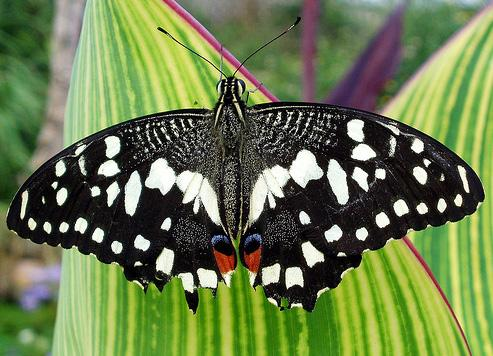
//> input picture imgdata/butterfly.jpg, 493 x 356 px
$ ./3-20_Gamma   (built with g++ and OpenCV 4)
//> lines starting //> are read from the running program, lines starting //| are printed output that depends on the picture
// C++ source file
/***********************************************
# Copyright (c) 2018, Wuhan
# All rights reserved.
#
# @Filename: 3-20_Gamma.cpp
# @Version：V1.0
# @Author: Frank Liu - frankliu624@gmail.com
# @Description: Gamma校正
# @Create Time: 2018-09-16 19:29:52
# @Last Modified: 2018-09-16 19:29:52
***********************************************/
#include <opencv2/core/core.hpp>
#include <opencv2/highgui/highgui.hpp>
#include <opencv2/imgproc/imgproc.hpp>

using namespace cv;

// Gamma变换函数实现
Mat gammaTransform(Mat& srcImg, float kFactor)
{
    // 建立查找表LUT
    unsigned char LUT[256];
    for(int i = 0; i < 256; ++i)
    {
        // Gamma变换表达式
        LUT[i] = saturate_cast<uchar>(pow((float)i/255.0, kFactor) * 255.0f);
    }
    Mat resultImg = srcImg.clone();
    // 输入通道为单通道时，直接进行变换
    if(srcImg.channels() == 1)
    {
        MatIterator_<uchar> iter = resultImg.begin<uchar>();
        MatIterator_<uchar> iterEnd = resultImg.end<uchar>();
        for(; iter != iterEnd; ++iter)
            *iter = LUT[*iter];
    } else {
        // 输入为3通道时，需对每个通道分别进行变换
        MatIterator_<Vec3b> iter = resultImg.begin<Vec3b>() ;
        MatIterator_<Vec3b> iterEnd = resultImg.end<Vec3b>();
        for(; iter != iterEnd; ++iter)
        {
            (*iter)[0] = LUT[(*iter)[0]];
            (*iter)[1] = LUT[(*iter)[1]];
            (*iter)[2] = LUT[(*iter)[2]];
        }
    }
    return resultImg;
}

int main()
{
    Mat srcImg = imread("../../imgdata/butterfly.jpg");
//> srcImg is the input picture: 356 rows x 493 cols, CV_8UC3; mean B, G, R 77.2, 123.6, 107
    if(!srcImg.data)
        return -1;
    // 初始化两种不同参数，对比分析效果
    float kFactor1 = 0.3, kFactor2 = 3.0;
    Mat result1 = gammaTransform(srcImg, kFactor1);
//> after the loop in gammaTransform, `for(; iter != iterEnd; ++iter)`:
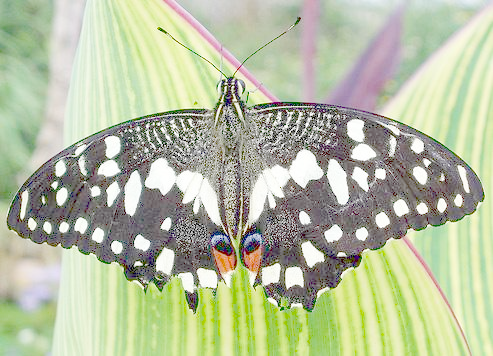
//> resultImg: 356 rows x 493 cols, CV_8UC3; mean B, G, R 161.5, 190.4, 183
    Mat result2 = gammaTransform(srcImg, kFactor2);
//> call 2 of gammaTransform, with kFactor = 3
//> after the loop in gammaTransform (call 2), `for(; iter != iterEnd; ++iter)`:
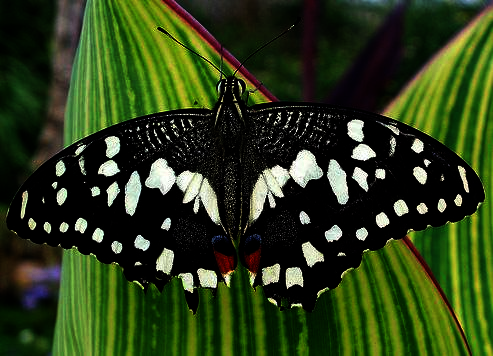
//> resultImg: 356 rows x 493 cols, CV_8UC3; mean B, G, R 24.3, 61, 44.4
    imshow("srcImage", srcImg);
    imshow("result1", result1);
    imshow("result2", result2);
    waitKey(0);
    return 0;
}

$ run again, with imgdata/HappyFish.jpg copied over imgdata/butterfly.jpg
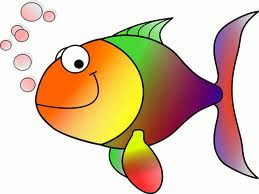
//> input picture imgdata/HappyFish.jpg, 259 x 194 px
//> srcImg is the input picture: 194 rows x 259 cols, CV_8UC3; mean B, G, R 170.8, 196.4, 219.3
//> after the loop in gammaTransform, `for(; iter != iterEnd; ++iter)`:
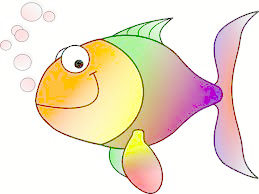
//> resultImg: 194 rows x 259 cols, CV_8UC3; mean B, G, R 209, 226.9, 240
//> after the loop in gammaTransform (call 2), `for(; iter != iterEnd; ++iter)`:
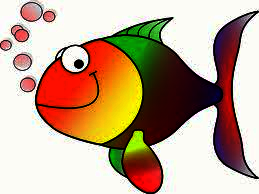
//> resultImg: 194 rows x 259 cols, CV_8UC3; mean B, G, R 143.7, 166.6, 193.7
